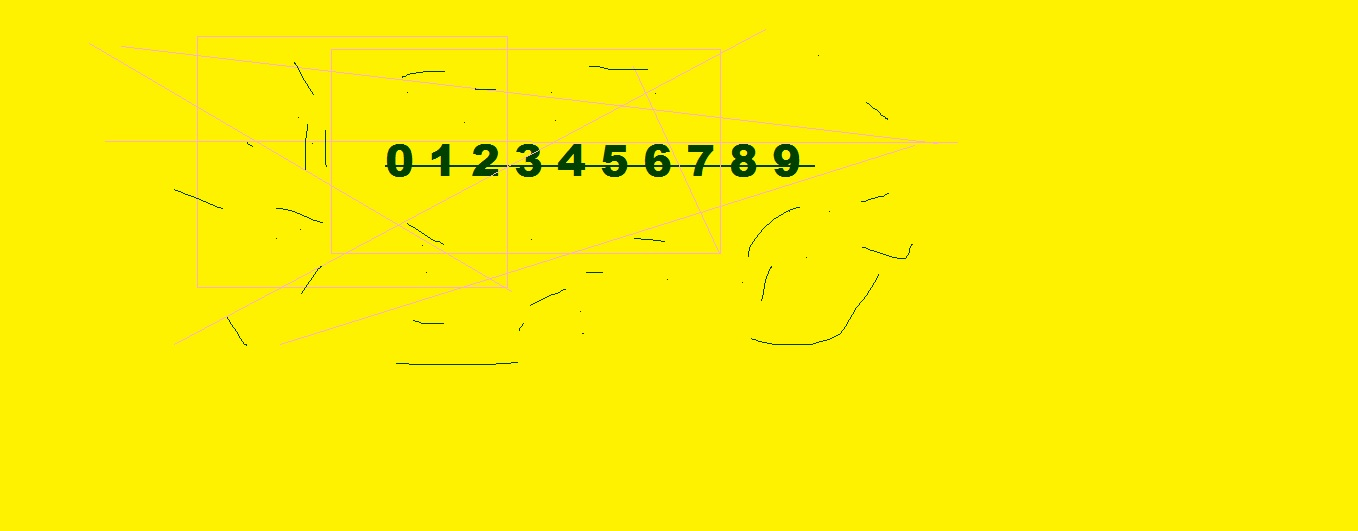
#> input picture sc-2015/p1_primeri/primer3/SOFT_priprema_train.jpg, 1358 x 531 px
$ jupyter execute --allow-errors primer3.ipynb   (shell and % lines are left out)   (Python 2 division)   (older library calls are emulated)
#> lines starting #> are read from the running program, lines starting #| are printed output that depends on the picture; after the words box and inside, x2 and y2 are one past the last pixel; in counts of white or black regions, pixels touching at a corner belong together
[cell 1]
#import potrebnih biblioteka
import cv2
import collections
import numpy as np
import scipy as sc
import matplotlib.pyplot as plt

# k-means
from sklearn.cluster import KMeans

# keras
from keras.models import Sequential
from keras.layers.core import Dense,Activation
from keras.optimizers import SGD

import matplotlib.pylab as pylab
pylab.rcParams['figure.figsize'] = 16, 12 # za prikaz većih slika i plotova, zakomentarisati ako nije potrebno

#Funkcionalnost implementirana u V1
def load_image(path):
#> called with path = 'SOFT_priprema_train.jpg'
    return cv2.cvtColor(cv2.imread(path), cv2.COLOR_BGR2RGB)
def image_gray(image):
    return cv2.cvtColor(image, cv2.COLOR_RGB2GRAY)
#> returned value: shape (531, 1358)
def image_bin(image_gs):
    ret,image_bin = cv2.threshold(image_gs, 127, 255, cv2.THRESH_BINARY)
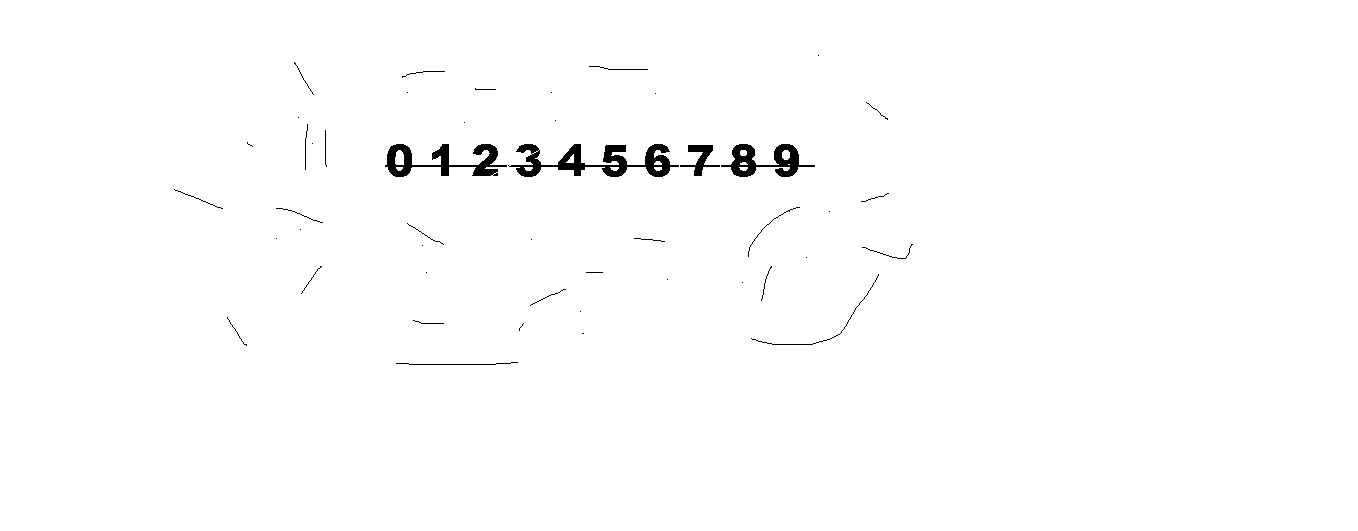
#> image_bin: shape (531, 1358); 99.1% white; 47 black regions (22 under 20 px), largest, box (x1, y1, x2, y2) and area: (508, 144, 679, 177) 2237, (385, 144, 507, 177) 1551, (721, 144, 815, 177) 1279
    return image_bin
def image_bin_adaptive(image_gs):
    image_bin = cv2.adaptiveThreshold(image_gs, 255, cv2.ADAPTIVE_THRESH_MEAN_C, cv2.THRESH_BINARY, 35, 10)
    return image_bin
def invert(image):
    return 255-image
def display_image(image, color= False):
    if color:
        plt.imshow(image)
    else:
        plt.imshow(image, 'gray')
def dilate(image):
    kernel = np.ones((3,3)) # strukturni element 3x3 blok
    return cv2.dilate(image, kernel, iterations=1)
#> returned value: shape (531, 1358); 99.6% white; 11 black regions, largest, box (x1, y1, x2, y2) and area: (732, 145, 755, 176) 391, (775, 145, 798, 176) 382, (388, 145, 411, 176) 376
def erode(image):
    kernel = np.ones((3,3)) # strukturni element 3x3 blok
#> kernel = [[1, 1, 1], [1, 1, 1], [1, 1, 1]]
    return cv2.erode(image, kernel, iterations=1)
#> returned value: shape (531, 1358); 99.3% white; 10 black regions, largest, box (x1, y1, x2, y2) and area: (731, 144, 756, 177) 585, (774, 144, 799, 177) 576, (645, 144, 670, 177) 563
#> in erode (call 2), `return cv2.erode(image, kernel, iterations=1)`: returned value: shape (531, 1358); 99.1% white; 10 black regions

#Funkcionalnost implementirana u V2
def resize_region(region):
    resized = cv2.resize(region,(28,28), interpolation = cv2.INTER_NEAREST)
    return resized
def scale_to_range(image):
    return image / 255
def matrix_to_vector(image):
    return image.flatten()
# [5 lines left out: function prepare_for_ann, not called in this run]
def convert_output(outputs):
    return np.eye(len(outputs))
def winner(output):
    return max(enumerate(output), key=lambda x: x[1])[0]

# [4 lines left out: function remove_noise, not called in this run]

[cell 2]
# TODO 6
def select_roi(image_orig, image_bin):
    '''
    Funkcija kao u vežbi 2, iscrtava pravougaonike na originalnoj slici, pronalazi sortiran niz regiona sa slike,
    i dodatno treba da sačuva rastojanja između susednih regiona.
    '''
    img, contours, hierarchy = cv2.findContours(image_bin.copy(), cv2.RETR_LIST, cv2.CHAIN_APPROX_SIMPLE)
#> contours = 20 contours, 4 with area under 20; largest, box (x1, y1, x2, y2) and area: (0, 0, 1358, 531) 719210, (385, 142, 414, 179) 874, (729, 142, 758, 179) 868, (772, 142, 801, 179) 856, (643, 142, 672, 179) 856
    #Način određivanja kontura je promenjen na spoljašnje konture: cv2.RETR_EXTERNAL
    regions_dict = {}
    for contour in contours:
        x,y,w,h = cv2.boundingRect(contour)
        area = cv2.contourArea(contour)
        if area > 60 and h < 100 and h > 5 and w > 15:
            region = image_bin[y:y+h+1,x:x+w+1];
        # Proširiti regions_dict elemente sa vrednostima boundingRect-a ili samim konturama
            regions_dict[x] = [resize_region(region),(x,y,w,h)]
            cv2.rectangle(image_orig,(x,y),(x+w,y+h),(0,255,0),2)
#> this loop made 20 passes
#> (x, y, w, h, area) on passes 2, 3, 4, 6, 9, 10, 11, 12, 13, 14, 15, 16: (741, 163, 6, 7, 23), (655, 162, 6, 8, 27.5), (611, 162, 7, 8, 32), (783, 151, 6, 8, 27), (396, 151, 7, 19, 78), (686, 143, 29, 35, 557), (601, 143, 28, 36, 835), (772, 142, 29, 37, 856.5), (729, 142, 29, 37, 868), (643, 142, 29, 37, 856), (556, 142, 31, 36, 690.5), (515, 142, 28, 37, 711)
#> (contour, x, y, w, h, area) on pass 20: ([[0, 0], [0, 530], [1357, 530], [1357, 0]], 0, 0, 1358, 531, 719210)
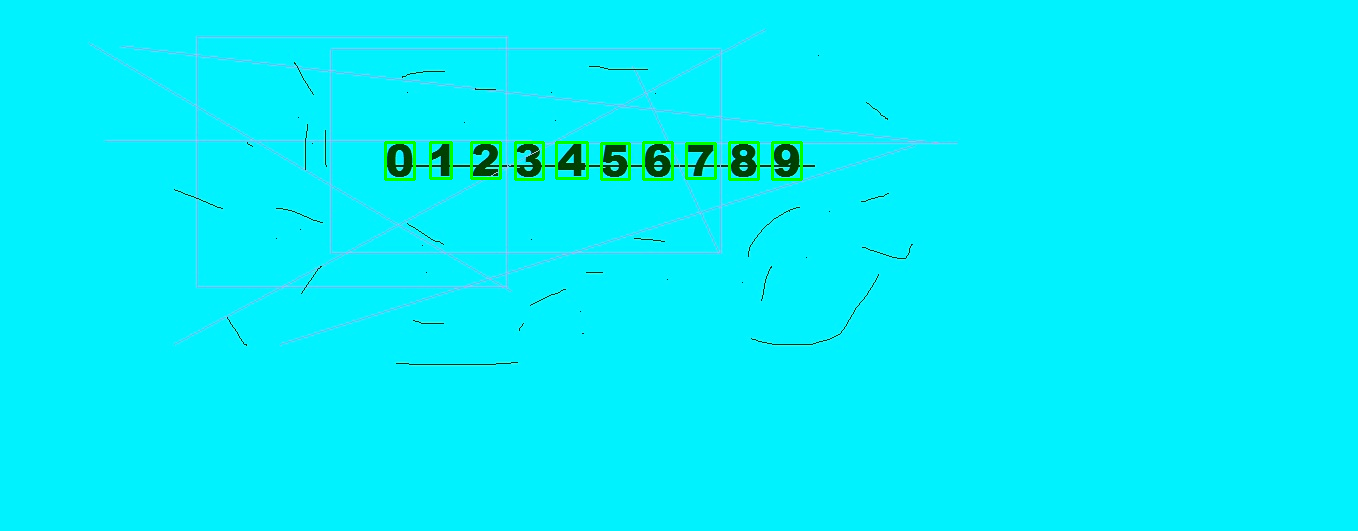
#> image_orig: shape (531, 1358, 3); mean of channels 0, 1, 2 250.3, 239.9, 2; drawn as B, G, R
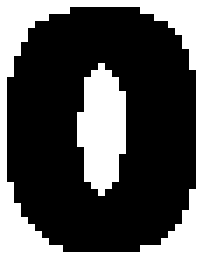
#> region: shape (38, 30) (shown 7 times larger); 36.1% white; 2 white regions, box (x1, y1, x2, y2) and area: (0, 0, 30, 38) 315, (11, 9, 18, 28) 97
#> after the loop, regions_dict = 10 items

    sorted_regions_dict = collections.OrderedDict(sorted(regions_dict.items()))
#> sorted_regions_dict = 10 items
    sorted_regions = np.array(sorted_regions_dict.values())

    sorted_rectangles = sorted_regions[:,1]
    region_distances = [-sorted_rectangles[0][0]-sorted_rectangles[0][2]]
    # Izdvojiti sortirane parametre opisujućih pravougaonika
    # Izračunati rastojanja između svih susednih regiona po x osi i dodati ih u region_distances niz
    for x,y,w,h in sorted_regions[1:-1, 1]:
        region_distances[-1] += x
        region_distances.append(-x-w)
    region_distances[-1] += sorted_rectangles[-1][0]

    return image_orig, sorted_regions[:, 0], region_distances

[cell 3]
# [22 lines left out: functions create_ann, train_ann, not called in this run]

[cell 4]
# [37 lines left out: function display_result, not called in this run]

[cell 5]
train=load_image('SOFT_priprema_train.jpg')
train_bin=image_bin(image_gray(train))
train_bin=erode(erode(dilate(train_bin)))
display_image(train_bin)

#> (the rest of this cell did not finish here and is left out)

[cell 6]
alphabet = [0,1,2,3,4,5,6,7,8,9]
#> (the rest of this cell did not finish here and is left out)

[cell 7]
#result = ann.predict(np.array(inputs, np.float32))
#print display_result(result, alphabet)

[cell 8]
test=load_image('SOFT_priprema_test.jpg')
#> call 2 of load_image, with path = 'SOFT_priprema_test.jpg'
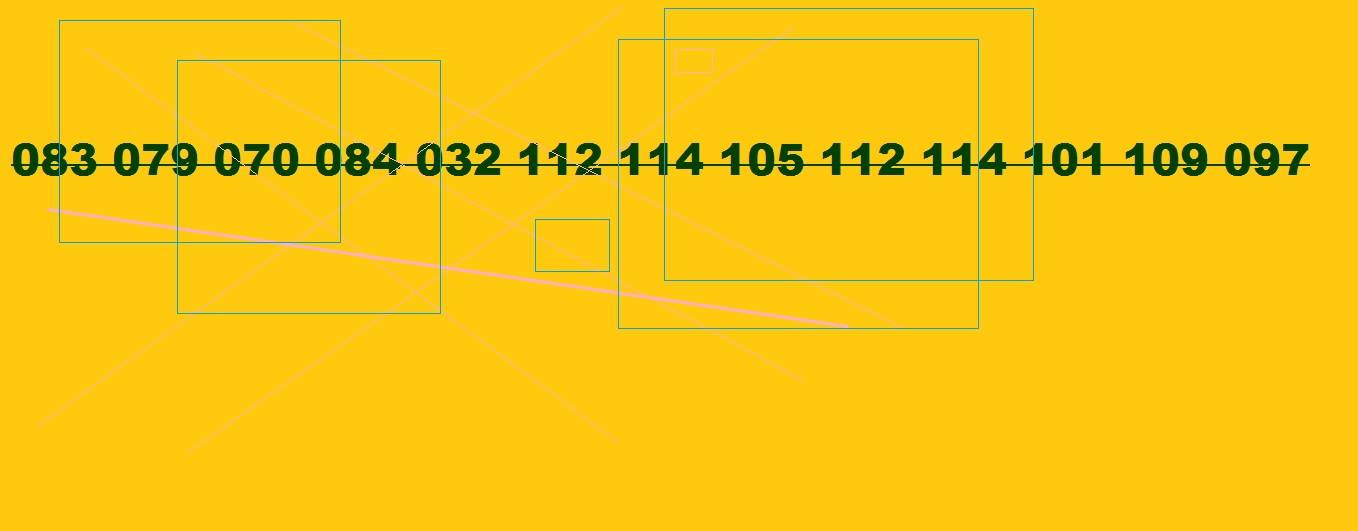
#> input picture sc-2015/p1_primeri/primer3/SOFT_priprema_test.jpg, 1358 x 531 px
test_bin=image_bin(image_gray(test))
#> in image_gray (call 2), `return cv2.cvtColor(image, cv2.COLOR_RGB2GRAY)`:
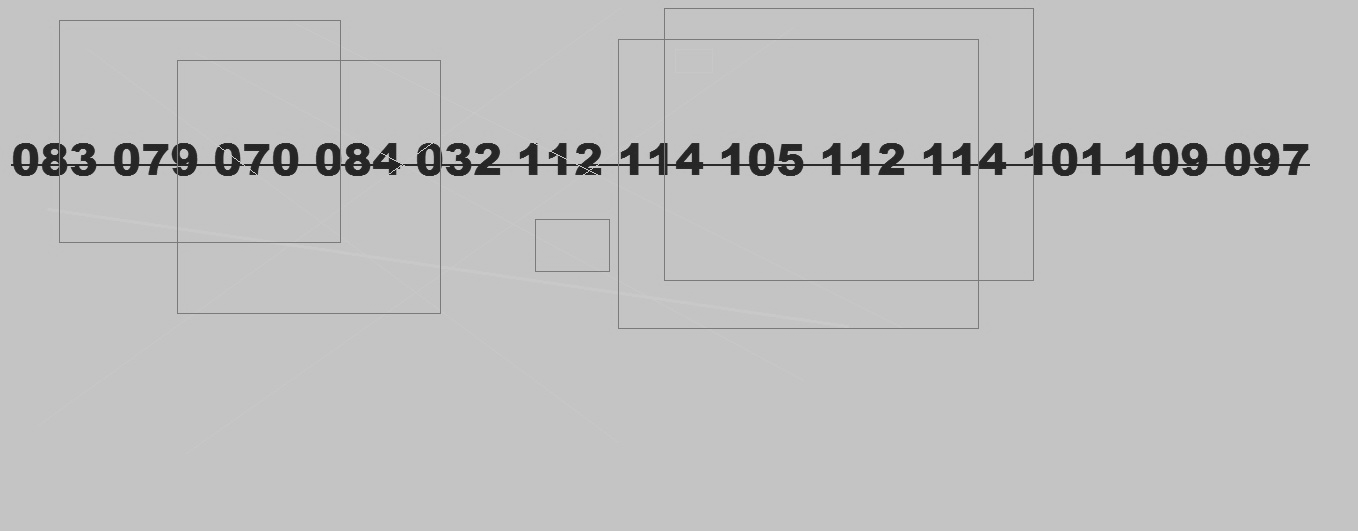
#> returned value: shape (531, 1358); min 32, max 207, mean 191.3
#> in image_bin (call 2), `ret,image_bin = cv2.threshold(image_gs, 127, 255, cv2.THRESH_BINARY)`: image_bin: shape (531, 1358); 96.6% white; 4 black regions, box (x1, y1, x2, y2) and area: (11, 8, 1310, 329) 23970, (59, 20, 341, 23) 286, (535, 219, 610, 272) 252, (59, 24, 60, 138) 114
test_bin=erode(erode(dilate(test_bin)))
#> in dilate (call 2), `return cv2.dilate(image, kernel, iterations=1)`: returned value: shape (531, 1358); 98.3% white; 49 black regions (5 under 20 px), largest, box (x1, y1, x2, y2) and area: (43, 144, 66, 175) 414, (346, 144, 369, 175) 411, (317, 144, 340, 175) 400
#> in erode (call 3), `return cv2.erode(image, kernel, iterations=1)`: returned value: shape (531, 1358); 97.5% white; 40 black regions, largest, box (x1, y1, x2, y2) and area: (42, 143, 67, 176) 606, (345, 143, 370, 176) 603, (1182, 143, 1207, 176) 589
#> in erode (call 4), `return cv2.erode(image, kernel, iterations=1)`:
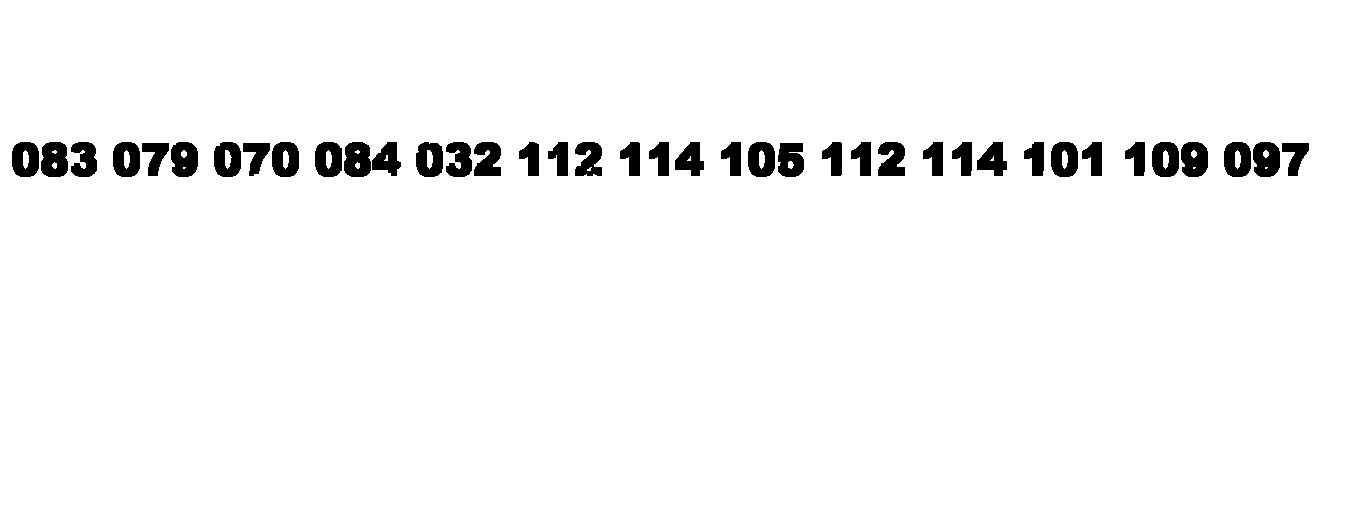
#> returned value: shape (531, 1358); 96.6% white; 39 black regions
display_image(test_bin)

#> (the rest of this cell did not finish here and is left out)

#> in select_roi (call 2), `img, contours, hierarchy = cv2.findContours(image_bin.copy(), cv2.RETR..`: contours = 65 contours, 11 with area under 20; largest, box (x1, y1, x2, y2) and area: (0, 0, 1358, 531) 719210, (314, 141, 343, 178) 888, (1223, 141, 1252, 178) 882, (1151, 141, 1180, 178) 882, (1050, 141, 1079, 178) 882
#> the loop in select_roi (call 2), `for contour in contours:` made 65 passes
#> (x, y, w, h, area) on passes 7, 11, 12, 13, 14, 15, 16, 17, 19, 20, 21, 22: (788, 161, 6, 8, 27), (1263, 150, 6, 8, 27), (1235, 150, 6, 19, 72), (1191, 150, 6, 8, 27), (1163, 150, 6, 19, 72), (1062, 150, 6, 19, 71), (759, 150, 6, 19, 71), (427, 150, 6, 19, 74), (326, 150, 6, 19, 71), (283, 150, 6, 19, 72), (225, 150, 7, 19, 74), (181, 150, 6, 8, 27)
#> after the loop in select_roi (call 2), `for contour in contours:`:
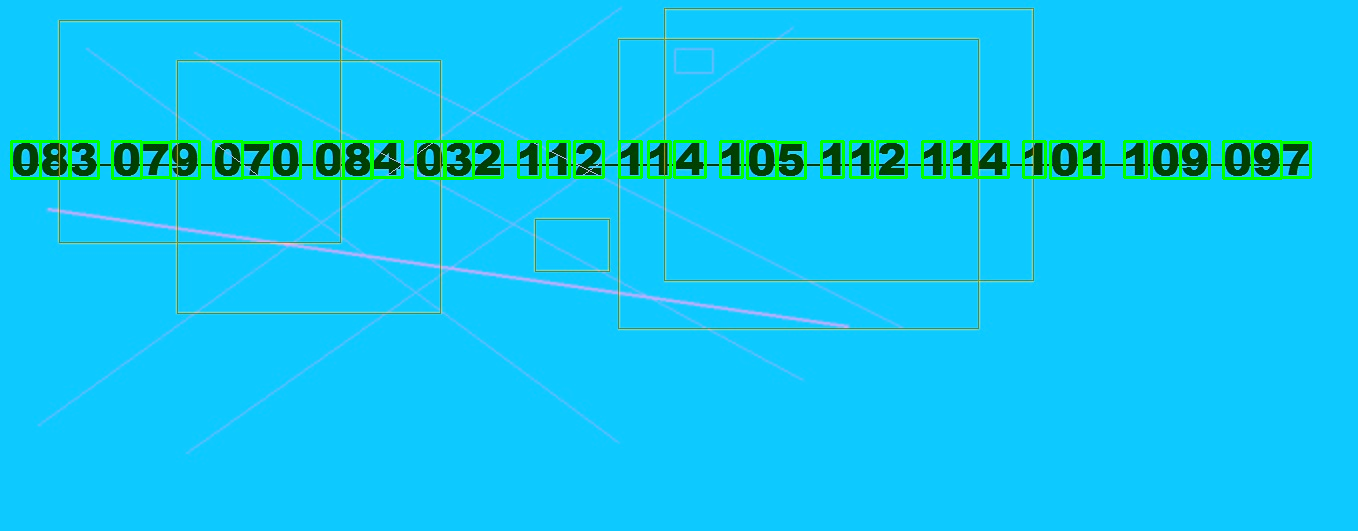
#> image_orig: shape (531, 1358, 3); mean of channels 0, 1, 2 241.9, 198, 15.7; drawn as B, G, R
#> after the loop in select_roi (call 2), `for contour in contours:`:
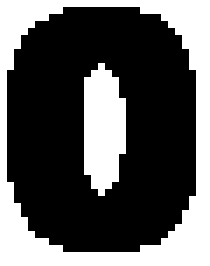
#> region: shape (38, 30) (shown 7 times larger); 34.8% white; 2 white regions, box (x1, y1, x2, y2) and area: (0, 0, 30, 38) 307, (12, 9, 18, 28) 90
#> after the loop in select_roi (call 2), `for contour in contours:`: regions_dict = 39 items
